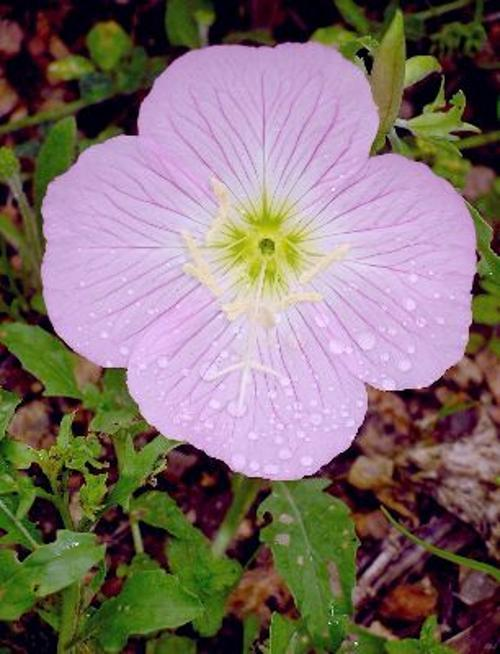
#> input picture dataset/train/1/image_06741.jpg, 500 x 654 px; its folder holds only this picture in this run
$ jupyter execute --allow-errors MachineLearning.ipynb
#> lines starting #> are read from the running program, lines starting #| are printed output that depends on the picture
[cell 1]
import os
import pandas as pd
import numpy as np
import seaborn as sns
import matplotlib.pyplot as plt
from PIL import Image

from sklearn.model_selection import train_test_split
from sklearn.preprocessing import StandardScaler, LabelEncoder
from sklearn.neural_network import MLPClassifier
from sklearn.metrics import accuracy_score, classification_report, confusion_matrix

[cell 2]
base_dir = "dataset"

train_dir = os.path.join(base_dir, "train")
valid_dir = os.path.join(base_dir, "valid")
test_dir = os.path.join(base_dir, "test")

print("Number of classes:", len(os.listdir(train_dir)))
#> (the rest of this cell did not finish here and is left out)

## Step 1: Data Preproccessing
The first step is data preprocessing, where clean and prepare the dataset ready to apply for machine learning model. This step is important to ensure data quality and reliable model performance.

### Image Size Inspection

Before preprocessing, several sample images were inspected to examine their original dimensions. The images were found to have different size which makes them unsuitable for direct input into machine learning models. Therefore, resizing is required to standardize the input dimensions.

[cell 3]
limits = 5

sizes = []
for cls in os.listdir(train_dir):
    image_files = os.listdir(os.path.join(train_dir, cls))[:limits]

    for image_name in image_files:
        image_path = os.path.join(train_dir, cls, image_name)
        image = Image.open(image_path)
#> image is the input picture: PIL image 500x654 RGB; mean R, G, B 127.2, 111.4, 108.4
        sizes.append(image.size)

        if(len(sizes)) >= limits:
            break
    if(len(sizes)) >= limits:
        break
#> pass 2 of the loop `for cls in os.listdir(train_dir):`:
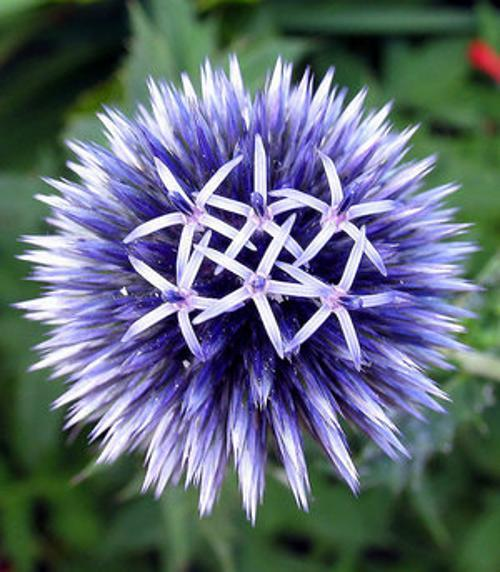
#> input picture dataset/train/10/image_07111.jpg, 500 x 572 px
#> image is the input picture: PIL image 500x572 RGB; mean R, G, B 94.1, 105.3, 116.6
#> pass 3 of the loop `for cls in os.listdir(train_dir):`:
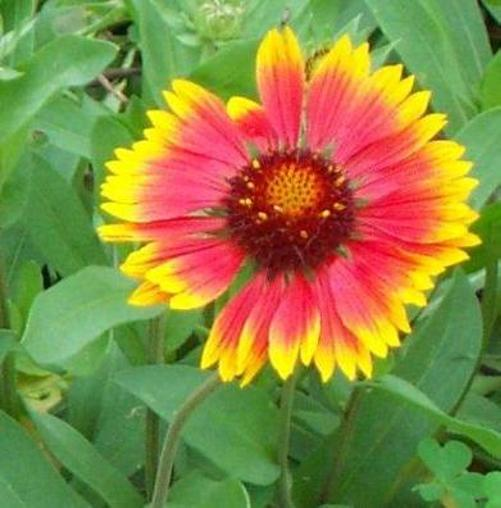
#> input picture dataset/train/100/image_07909.jpg, 501 x 508 px
#> image is the input picture: PIL image 501x508 RGB; mean R, G, B 138.2, 135.8, 66.5

print("Image sizes (width, height):", sizes)
#| Image sizes (width, height): [(500, 654), (500, 572), (501, 508)]

### Image Cleaning and Resizing

Next, the preprocess_image function will:
1. Resized all images to 64*64 pixels to ensure a fixed length input for machine learning model.
2. Converted images to RGB format.
3. Normalize pixel values to improve training stability.
4. Flattens each images into 1-dimensional array for input to machine learning model.

[cell 4]
def preprocess_image(folder, IMAGE_SIZE = (64, 64)):
#> called with folder = 'dataset/train', IMAGE_SIZE = (64, 64)
    x = []
    y = []

    class_folder = [f
                    for f in os.listdir(folder)
                        if os.path.isdir(os.path.join(folder, f)
                    )]

    if class_folder:
        for label in class_folder:
            label_path = os.path.join(folder, label)

            for image_name in os.listdir(label_path):
                image_path = os.path.join(label_path, image_name)
                try:
                    image = Image.open(image_path).convert('RGB')
                    image = image.resize(IMAGE_SIZE)
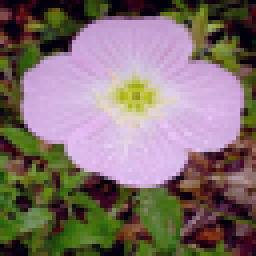
#> image: PIL image 64x64 RGB (shown 4 times larger); mean R, G, B 127.2, 111.4, 108.4
                    image = np.array(image) / 255.0
#> image: shape (64, 64, 3) float64
                    image = image.flatten()
#> image = 12288 values, max 0.976 at index 8738, min 0 at index 7, mean 0.454
                    x.append(image)
                    y.append(label)
                except:
                    continue
#> pass 2 of the loop in preprocess_image, `for label in class_folder:`:
#> in preprocess_image, `image = image.resize(IMAGE_SIZE)`:
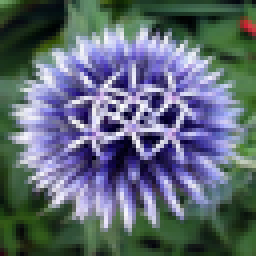
#> image: PIL image 64x64 RGB (shown 4 times larger); mean R, G, B 94.1, 105.3, 116.6
#> in preprocess_image, `image = image.flatten()`: image = 12288 values, max 1 at index 6428, min 0 at index 1101, mean 0.413
#> pass 3 of the loop in preprocess_image, `for label in class_folder:`:
#> in preprocess_image, `image = image.resize(IMAGE_SIZE)`:
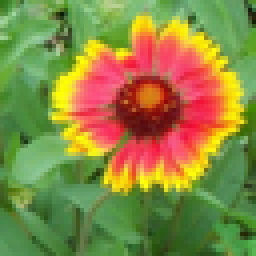
#> image: PIL image 64x64 RGB (shown 4 times larger); mean R, G, B 138.2, 135.8, 66.5
#> in preprocess_image, `image = image.flatten()`: image = 12288 values, max 1 at index 1875, min 0.00392 at index 1151, mean 0.445
#| Preprocessed data shape: (3, 12288)
#| Labels shape: (3,)
#> pass 2 of the loop in preprocess_image, `for label in class_folder:`:
#> pass 3 of the loop in preprocess_image, `for label in class_folder:`:
    else:
        for image_name in os.listdir(folder):
            image_path = os.path.join(folder, image_name)
            try:
                image = Image.open(image_path).convert('RGB')
                image = image.resize(IMAGE_SIZE)
                image = np.array(image) / 255.0
                image = image.flatten()
                x.append(image)
                y.append("unknown")
            except:
                continue

    return np.array(x), np.array(y)

x, y = preprocess_image(train_dir)
print("Preprocessed data shape:", x.shape)
print("Labels shape:", y.shape)

### Preprocessing Train, Validation, and Test Sets
The training, validation, and test datasets were preprocessed using the preprocess_image function.

[cell 5]
X_train, Y_train = preprocess_image(train_dir)
#> (the rest of this cell did not finish here and is left out)

X_test, Y_test = preprocess_image(test_dir)

print("Training data shape:", X_train.shape, Y_train.shape)
print("Validation data shape:", X_valid.shape, Y_valid.shape)
print("Test data shape:", X_test.shape, Y_test.shape)

### Encode Labels
Class label were converted from string format to numeric labels for model compatibality.

[cell 6]
le = LabelEncoder()
Y_train_enc = le.fit_transform(Y_train)
#> Y_train_enc = [0, 1, 2]
#> (the rest of this cell did not finish here and is left out)

### Feature Scaling
All input features were standardized to have zero mean and unit variance to improve neural network performance during training and ensures that all input features contributes equally to the learning process.

[cell 7]
scaler = StandardScaler()
X_train = scaler.fit_transform(X_train)
#> (the rest of this cell did not finish here and is left out)

[cell 8]
def count_images(folder):
#> called with folder = 'dataset/train'
    total = 0
    for f in os.listdir(folder):
        path = os.path.join(folder, f)
        if os.path.isdir(path):
            total += len(os.listdir(path))
#> pass 2 of the loop in count_images, `for f in os.listdir(folder):`:
#> pass 3 of the loop in count_images, `for f in os.listdir(folder):`:
    return total

print("Train images:", count_images(train_dir))
#> (the rest of this cell did not finish here and is left out)
